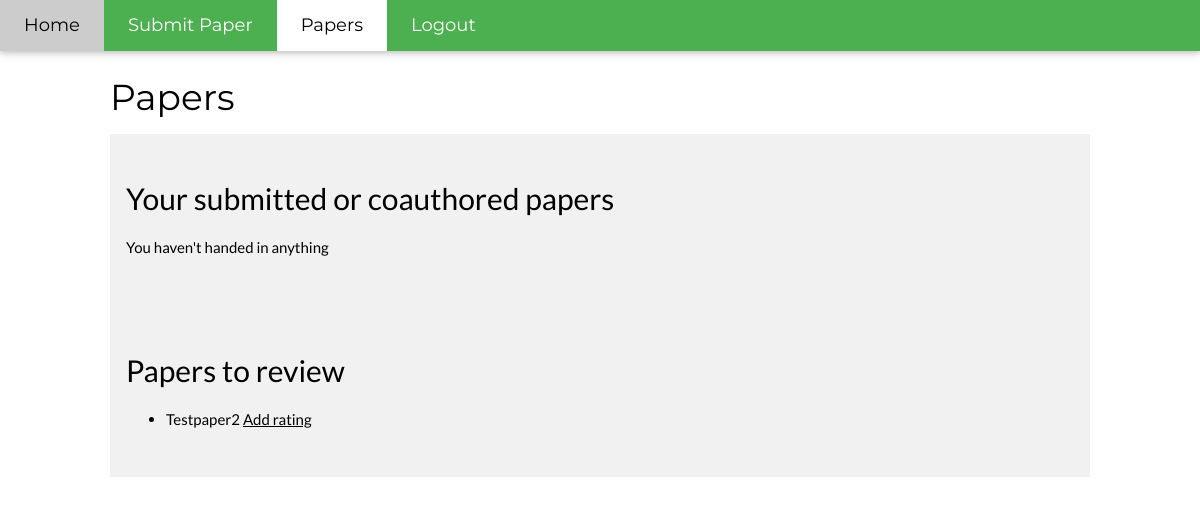
/papers (signed in), run on an earlier commit of the app's database.
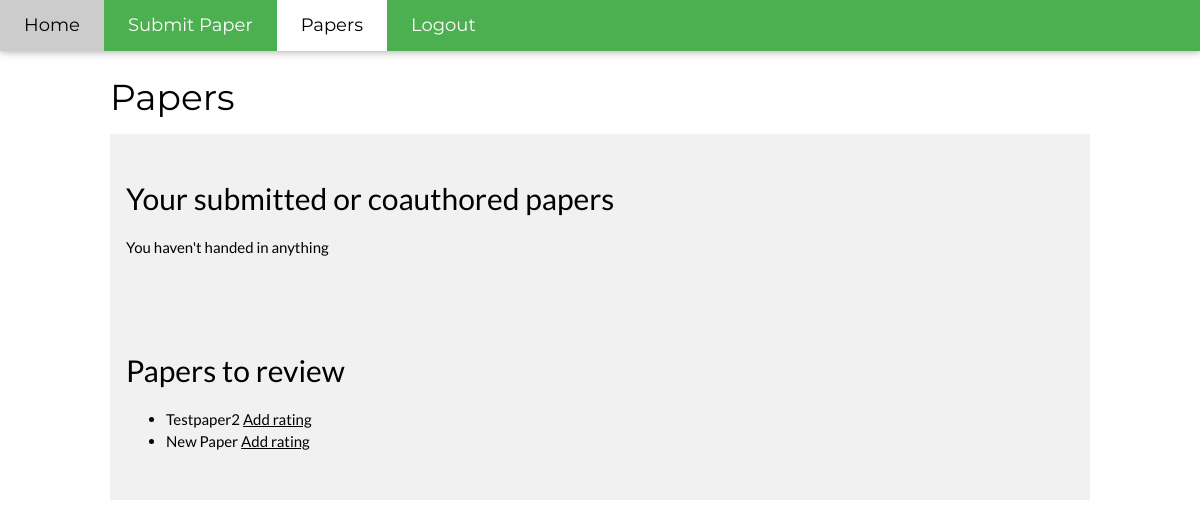
And on a later commit of the database.
### models.py (models this page shows, shortened)
class Score(db.Model):
    __tablename__ = "score"
    left_id = db.Column(db.Integer, db.ForeignKey('paper.id'), primary_key=True)
    right_id = db.Column(db.Integer, db.ForeignKey('user.id'), primary_key=True)
    rating = db.Column(db.Integer, default=0)
    is_rated = db.Column(db.Boolean, default=False)
    reviewer = relationship("User", back_populates="scored_papers")
    paper = relationship("Paper", back_populates="reviewers")

class Paper(db.Model):
    __tablename__ = 'paper'
    id = db.Column(db.Integer, primary_key=True)
    status = db.Column(db.String(120), nullable=False)
    title = db.Column(db.String(120), nullable=False)
    abstract = db.Column(db.Text(500), nullable=False)
    authors = db.relationship('User', secondary=authors, lazy='subquery', backref=db.backref('papers', lazy=True))
    reviewers = db.relationship("Score", back_populates="paper")
    scores = db.relationship("Score", back_populates="paper")

### app.py (the view)
@app.route("/papers", methods=["GET"])
@check_authentification
def getPapersUserOverview():
    user = get_current_user()
    submitted_papers = Paper.query.filter(Paper.authors.any(id=user.id)).all()
    scores = user.scored_papers
    return render_template("papers.html", scores=scores, submitted_papers=submitted_papers)

### helper_functions.py (called while the page is built)
def logged_in():
    return "auth_user_id" in session

@app.context_processor
def add_template_variables():
    variables = dict()
    logged_in_bool = logged_in()
    variables["logged_in"] = logged_in()
    variables["request_path"] = str(request.path)
    if logged_in_bool:
        variables["current_user"] = get_current_user()
    return variables

def check_authentification(f):
    @wraps(f)
    def decorated_function(*args, **kwargs):
        if logged_in():
            return f(*args, **kwargs)
        else:
            return redirect(url_for("login"))
    return decorated_function

def get_current_user():
    return User.query.get(session["auth_user_id"])

### templates/papers.html (shortened to what this page needs)
{% extends "layout.html" %}
{% block body %}
    <h1>Papers</h1>
    <div class="w3-row-padding w3-light-grey w3-padding-32 w3-container">
      <h2>Your submitted or coauthored papers</h2>
      {% if submitted_papers|length == 0 %}
          <p>You haven't handed in anything</p>
      {% else %}
          {% for paper in submitted_papers %}
              <h3>{{ paper.title }}</h3>
              <p>{{ paper.abstract }}</p>
              <p><b>Status: </b>{{ paper.status }}</p>
          {% endfor %}
      {% endif %}
    </div>
    {% if current_user.is_reviewer %}
    <div class="w3-row-padding w3-light-grey w3-padding-32 w3-container">
      <h2>Papers to review</h2>
      <ul>
        {% for score in scores %}
            <li>
              {{ score.paper.title}}
              <a href="{{ url_for('getPaperReviewRating', paperID=score.paper.id) }}">Add rating</a>
            </li>
        {% endfor %}
      </ul>
    </div>
    {% endif %}
{% endblock %}

What changed in the data, as far as the page shows it:
added Score: paper "New Paper"
